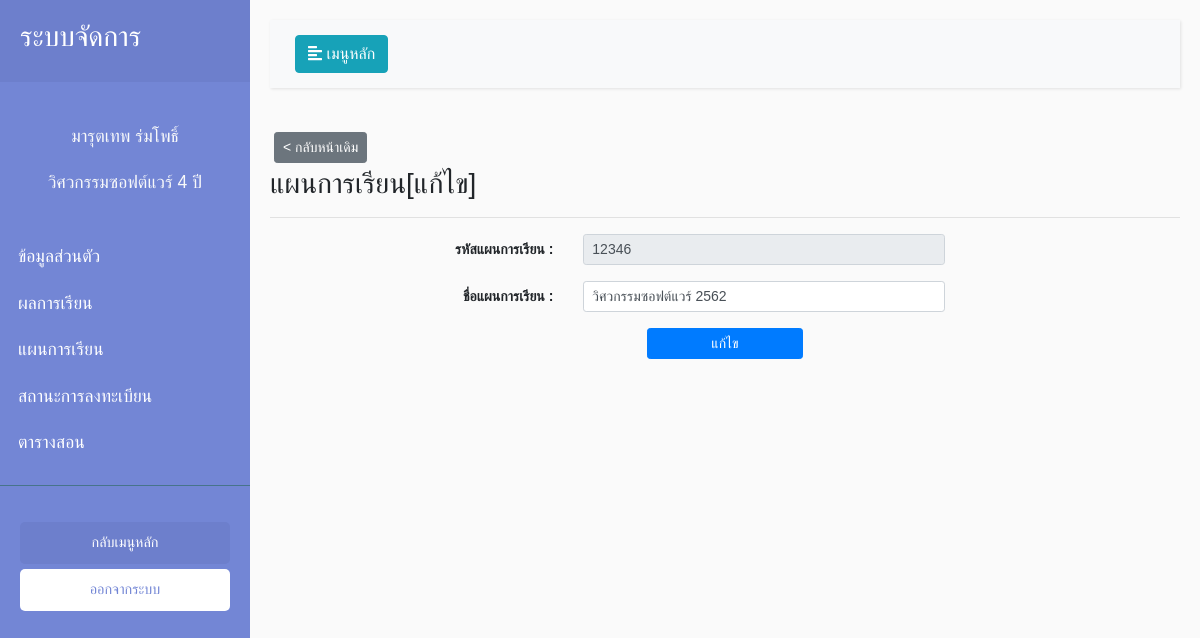
The page /SE_System/view/subjects/course/AddEditCourse.php?CosCode=12346 on the database as committed earlier.
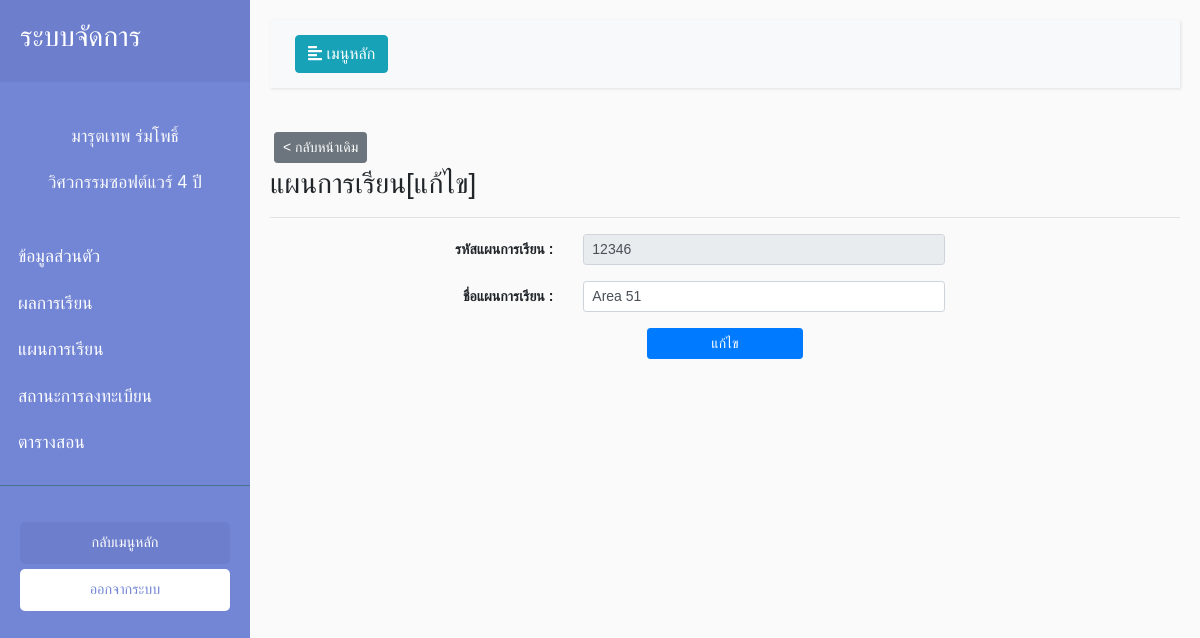
The same page on the database as committed later.
### tables this page shows
CREATE TABLE `coursename_tb` (
  `Cos_code` varchar(10) NOT NULL,
  `Cos_name` varchar(255) NOT NULL
);

### SE_System/view/subjects/course/AddEditCourse.php (the view, shortened to what this page needs)
<?php
include_once('../../../model/connect.php');
$sql =  "SELECT * FROM `coursename_tb` WHERE Cos_code = '".$_GET['CosCode']."'";
$query = $conn->query($sql);
$result = $query->FETCH_ASSOC();
?>
<!DOCTYPE html>
<html>
<head>
    <link rel="stylesheet" href="https://stackpath.bootstrapcdn.com/bootstrap/4.1.0/css/bootstrap.min.css"
>
    <link rel="stylesheet" href="../../../Style.css">
</head>
<body class="setfont">
    <div class="wrapper">
        <nav id="sidebar">
            <div class="sidebar-header">
                <h3>ระบบจัดการ</h3>
            </div>
            <p class="text-center text-light mt-3 setfont">มารุตเทพ ร่มโพธิ์</p>
            <p class="text-center text-light setfont">วิศวกรรมซอฟต์แวร์ 4 ปี</p>
            <ul class="list-unstyled components pl-2">
                <li>
                    <a href="/SE_System/view/profile/EditProfile.html">ข้อมูลส่วนตัว</a>
                </li>
                <li>
                    <a href="/SE_System/view/grade/gradeStudent.html">ผลการเรียน</a>
                </li>
                <li>
                    <a href="/SE_System/Edittranscript2.php">แผนการเรียน</a>
                </li>
                <li>
                    <a href="/Manager/subjects.html">สถานะการลงทะเบียน</a>
                </li>
                <li>
                    <a href="/SE_System/view/schedule/editSchedule.html">ตารางสอน</a>
                </li>
            </ul>
            <ul class="list-unstyled CTAs">
                <li>
                    <a href="../../index.html" class="article">กลับเมนูหลัก</a>
                </li>
                <li>
                    <a href="../../control/login/logout.php" class="download">ออกจากระบบ</a>
                </li>
            </ul>
        </nav>
        <div id="content">
            <nav class="navbar navbar-expand-lg navbar-light bg-light">
                <div class="container-fluid">
                    <button type="button" id="sidebarCollapse" class="btn btn-info">
                        <i class="fas fa-align-left"></i>
                        <span>เมนูหลัก</span>
                    </button>
                </div>
            </nav>
            <a class="btn btn-sm btn-secondary m-1" href="../edprograms/Main.php"> < กลับหน้าเดิม</a>
<h3><?php if($_GET['CosCode']) { ?> แผนการเรียน[แก้ไข] <?php } else{ ?> แผนการเรียน[เพิ่ม] <?php } ?></h3>
            <hr>
            <form action="../../../control/course/AddEditCourse.php" method="POST">
                <div class="form-group row">
                    <label for="courseCode"
                        class="col-sm-4 text-right col-form-label col-form-label-sm font-weight-bold">รหัสแผนการเรียน
                        :</label>
                    <div class="col-sm-5">
                        <input type="name" class="form-control form-control-sm" name="courseCode" id="courseCode"
                        <?php if($_GET['CosCode']) { ?> disabled <?php } else{  } ?>
                        <?php if($_GET['CosCode']){ ?> value="<?php echo $result['Cos_code'] ?>" <?php }else{} ?> >
                    </div>
                </div>
                <div class="form-group row">
                    <label for="courseName"
                        class="col-sm-4 text-right col-form-label col-form-label-sm font-weight-bold">ชื่อแผนการเรียน : </label>
                    <div class="col-sm-5">
                        <input type="bbb" class="form-control form-control-sm" name="courseName" id="courseName" required
                        <?php if($_GET['CosCode']){ ?> value="<?php echo $result['Cos_name'] ?>" <?php }else{} ?> >
                    </div>
                </div>
                <div class="row">
                        <button name="<?php if($_GET['CosCode']) {echo "edit";} else{ echo "add";} ?>" <?php if($_GET['CosCode']) { ?> value="<?php echo $_GET['CosCode']; ?>" <?php } else{ ?> value="add" <?php } ?>  type="submit" class="btn btn-sm btn-primary mx-auto col-2">
                            <?php if($_GET['CosCode']) { ?> แก้ไข <?php } else{ ?> บันทึก <?php } ?></button>
                    </div>
            </form>
        </div>
</body>
</html>

### SE_System/Style.css (style rules this page uses)
body { font-family: 'Kanit', sans-serif; }
.setfont { font-family: 'Kanit', sans-serif; }
body { font-family: 'Poppins', sans-serif; background: #fafafa; }
p { font-family: 'Poppins', sans-serif; font-size: 1.1em; font-weight: 300; line-height: 1.7em; color: #999; }
a, a:hover, a:focus { color: inherit; text-decoration: none; transition: all 0.3s; }
.navbar { padding: 15px 10px; background: #fff; border: none; border-radius: 0; margin-bottom: 40px; box-shadow: 1px 1px 3px rgba(0, 0, 0, 0.1); }
.wrapper { display: flex; width: 100%; align-items: stretch; }
#sidebar { min-width: 250px; max-width: 250px; background: #7386D5; color: #fff; transition: all 0.3s; }
#sidebar .sidebar-header { padding: 20px; background: #6d7fcc; }
#sidebar ul.components { padding: 20px 0; border-bottom: 1px solid #47748b; }
#sidebar ul li a { padding: 10px; font-size: 1.1em; display: block; }
ul.CTAs { padding: 20px; }
ul.CTAs a { text-align: center; font-size: 0.9em !important; display: block; border-radius: 5px; margin-bottom: 5px; }
a.download { background: #fff; color: #7386D5; }
a.article, a.article:hover { background: #6d7fcc !important; color: #fff !important; }
#content { width: 100%; padding: 20px; min-height: 100vh; transition: all 0.3s; }

Rows that differ between the two databases and show on the page:
changed coursename_tb "12346": courseName "วิศวกรรมซอฟต์แวร์ 2562" → "Area 51"
